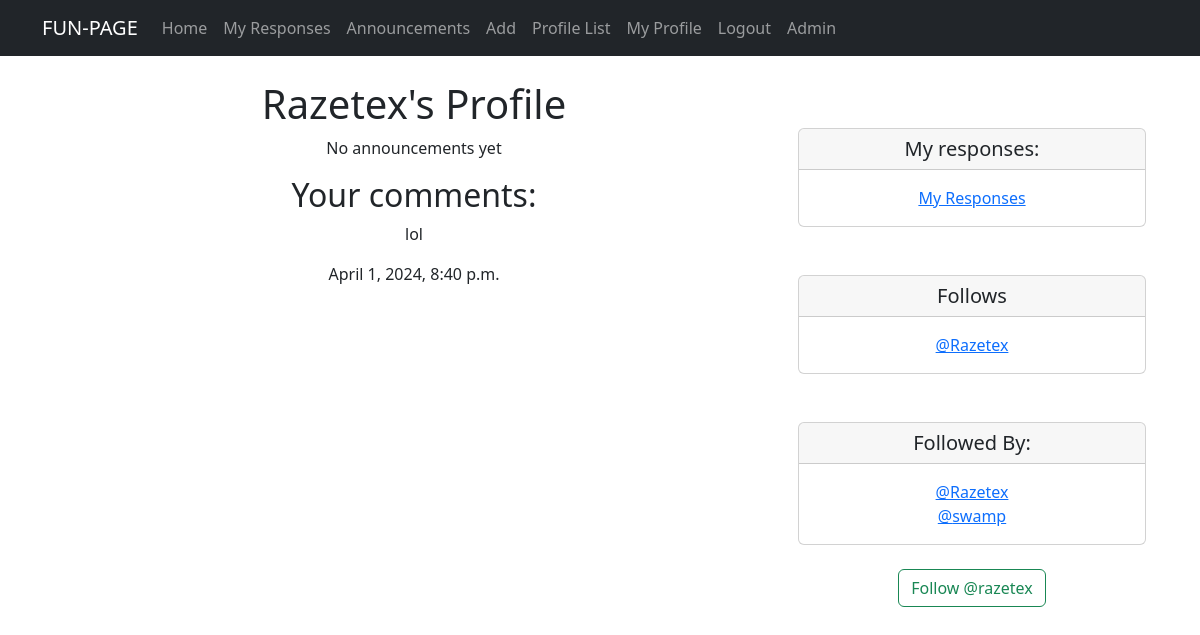
Screenshot of /profile/5 (signed in) with the database file from the repository.
### fun/models.py (models this page shows, shortened)
class Profile(models.Model):
    user = models.OneToOneField(User, on_delete=models.CASCADE)
    follows = models.ManyToManyField("self",
                                     related_name="followed_by",
                                     symmetrical=False,
                                     blank=True)
    date_modified = models.DateTimeField(User, auto_now=True)
    comments = models.ManyToManyField(Comment,
                                       related_name="commented_by",
                                       blank=True)
    def __str__(self):
        return self.user.username

class Comment(models.Model):
    user = models.ForeignKey(User, on_delete=models.CASCADE)
    date = models.DateTimeField(auto_now_add=True)
    announcement = models.ForeignKey('Announcement', on_delete=models.CASCADE)
    content = models.TextField()

### fun/views.py (the view, shortened to what this page needs)
# urls.py: path('profile/<int:pk>', views.profile, name='profile'),
def profile(request, pk):
    if request.user.is_authenticated:
        profile = Profile.objects.get(user_id=pk)
        ads = Announcement.objects.filter(author_id=pk).order_by("-date_added")
        return render(request, "profile.html", {"profile": profile, "ads": ads})
    else:
        messages.success(request, ("You must be logged in to view this page."))
        return redirect('home')

### templates/profile.html (shortened to what this page needs)
{% extends 'flatpages/default.html' %}
{% block content %}
{% if profile %}
    <div class="container text-center">
     <div class="row">
       <div class="col-8">
        <h1> {{ profile.user.username }}'s Profile </h1>
           {% if ads %}
           {% for ads in ads %}
                <div class="alert alert-dark" role="alert">
                     {{ ads }}
                </div>
            {% endfor %}
           {% else %}
           <p> No announcements yet </p>
           {% endif %}
<h2>Your comments:</h2>
{% for comment in request.user.profile.comments.all %}
<div>
  <p>{{ comment.content }}</p>
  <span class="date">{{ comment.date }}</span>
</div>
{% empty %}
<p>No comments yet.</p>
{% endfor %}
     </div>
    <div class="col-4">
<br/> <br/>
        <div class="card">
      <h5 class="card-header"> My responses:</h5>
      <div class="card-body">
       <p class="card-text"> <a href="{% url 'my_responses' %}"> My Responses </a><br/></p>
      </div>
     </div>
        <br/> <br/>
     <div class="card">
    <h5 class="card-header">Follows</h5>
        <div class="card-body">
    <p class="card-text"> {% for following in profile.follows.all %}
    <a href="{% url 'profile' following.user.id %}"> @{{ following }}</a><br/>
    {% endfor %}</p>
  </div>
</div>
    <br/><br/>
     <div class="card">
      <h5 class="card-header"> Followed By:</h5>
      <div class="card-body">
       <p class="card-text"> {% for following in profile.followed_by.all %}
    <a href="{% url 'profile' following.user.id %}"> @{{ following }}</a><br/>
    {% endfor %} </p>
      </div>
     </div>
        <br/>
        <form method="POST">
            {% if profile in user.profile.follows.all %}
                <button class="btn btn-outline-danger" name="follow"
                value="unfollow" type="submit"> Unfollow @{{profile.user.username|lower}}
                </button>
            {% else %}
                <button class="btn btn-outline-success" name="follow"
                value="follow" type="submit"> Follow @{{profile.user.username|lower}}
                </button>
            {% endif %}
        </form>
<br/>
{% endif %}
{% endblock content %}

### rows the page displays
Profile: user.username "Razetex", user.username "razetex"
Comment: content "lol", date "April 1, 2024, 8:40 p.m."
Profile: user.username "swamp"
